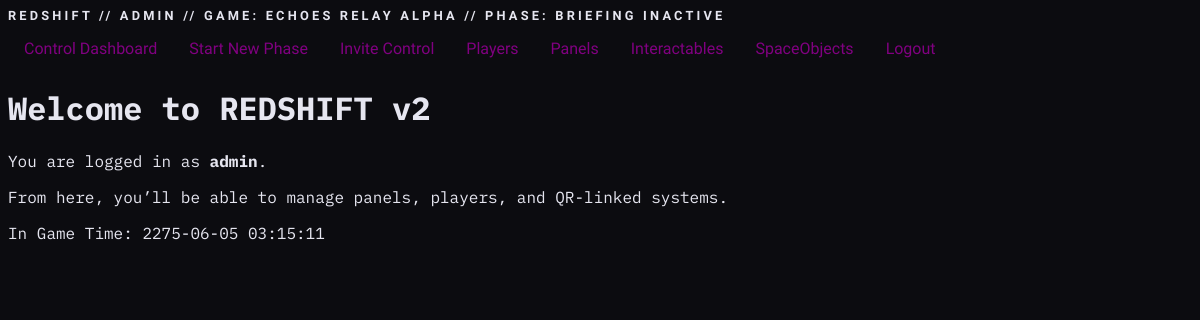
Screenshot of / (signed in) with the database file from the repository.
### app/models.py (models this page shows, shortened)
class Control(db.Model, UserMixin):
    id = db.Column(db.Integer, primary_key=True)
    username = db.Column(db.String(80), unique=True, nullable=False)
    password_hash = db.Column(db.String(128), nullable=False)
    name = db.Column(db.String(100))
    pronouns = db.Column(db.String(50))
    email_address = db.Column(db.String(120))

class GameState(db.Model):
    id = db.Column(db.Integer, primary_key=True)
    name = db.Column(db.String(64), unique=True, default="default")
    phase_name = db.Column(db.String(64), default="briefing")
    phase_start_time = db.Column(db.DateTime, nullable=True)
    phase_duration_minutes = db.Column(db.Integer, default=40)

### app/routes.py (the view)
@main.route('/')
def index():
    return render_template('index.html')

### app/auth.py (called while the page is built)
@login_manager.user_loader
def load_user(user_id):
    return Control.query.get(int(user_id))

### app/context_processors.py (called while the page is built)
def base_context():
    game_state = GameState.query.first()
    now = datetime.now(timezone.utc)
    fictional_time = now.replace(year=now.year + 250)
    return {
        "game_state": game_state,
        "now": now,
        "fictional_time": fictional_time,
        "has_permission": has_permission
    }

### app/templates/index.html
{% extends "base.html" %}
{% block content %}
  <h1>Welcome to REDSHIFT v2</h1>
  {% if current_user.is_authenticated %}
    <p>You are logged in as <strong>{{ current_user.username }}</strong>.</p>
    <p>From here, you’ll be able to manage panels, players, and QR-linked systems.</p>
  {% else %}
    <p>This is a control system for the REDSHIFT megagame. You must <a href="{{ url_for('auth.login') }}">log in</a> to continue.</p>
  {% endif %}
{% endblock %}

### app/templates/base.html (shortened to what this page needs)
<!doctype html>
<html lang="en">
<head>
  <link rel="stylesheet" href="{{ url_for('static', filename='css/control.css') }}">
</head>
<body>
  <nav class="control-nav">
    <div class="nav-header">
      <span class="nav-title">REDSHIFT //
        {% if current_user.is_authenticated %}
          {{ current_user.username }} // Game: {{ game_state.name }} // Phase: {{ game_state.phase_name or "Not Started" }}
          {% if time_remaining %}
            {{ time_remaining.seconds // 60 }}:{{ time_remaining.seconds % 60 }} Remaining
          {% else %}
            INACTIVE
          {% endif %}
        {% endif %}
      </span>
    </div>
    <ul id="nav-menu" class="nav-menu">
      {% if current_user.is_authenticated %}
      <li><a href="{{ url_for('main.control_dashboard') }}">Control Dashboard</a></li>
      <li><a href="{{ url_for('main.start_phase') }}">Start New Phase</a></li>
      <li><a href="{{ url_for('main.invite_control') }}">Invite Control</a></li>
      <li><a href="{{ url_for('main.control_edit_list', object_type='players') }}">Players</a></li>
      <li><a href="{{ url_for('main.control_edit_list', object_type='panels') }}">Panels</a></li>
      <li><a href="{{ url_for('main.control_edit_list', object_type='interactables') }}">Interactables</a></li>
      <li><a href="{{ url_for('main.control_edit_list', object_type='spaceobjects') }}">SpaceObjects</a></li>
      <li><a href="{{ url_for('auth.logout') }}">Logout</a></li>
      {% else %}
      <li><a href="{{ url_for('auth.login') }}">Login</a></li>
      {% endif %}
    </ul>
  </nav>
  <div class="control-box">
    {% block content %}{% endblock %}
    <p>In Game Time: {{ fictional_time.strftime('%Y-%m-%d %H:%M:%S') }}</p>
  </div>
</body>
</html>

### app/static/css/control.css (style rules this page uses)
:root { --bg-color: #0c0c10; --accent-color: purple; --muted-color: #444; --fg-color: #e6e6f0; --warning-color: purple; --alert-color: purple; --font-main: 'IBM Plex Mono', monospace; --font-heading: 'Orbitron', sans-serif; --font-size-base: 16px; }
body { margin: 0; padding: 0; font-family: var(--font-main); background-color: var(--bg-color); color: var(--fg-color); }
header, nav, main, footer { padding: 1rem; }
a { color: var(--accent-color); text-decoration: none; }
.control-nav { background-color: var(--bg-color); color: var(--fg-color); padding: 0rem 0.5rem; font-family: var(--font-heading); }
.nav-header { display: flex; justify-content: space-between; align-items: center; }
.nav-title { font-size: 0.8rem; font-weight: bold; text-transform: uppercase; letter-spacing: 0.2rem; padding-top:0.5rem; }
.nav-menu { list-style: none; display: flex; gap: 1rem; padding: 0 0.5rem; margin: 1rem 0 0 0; flex-wrap: wrap; }
.nav-menu li a { color: var(--accent-color); text-decoration: none; padding: 0.5rem; }
.control-box { padding: 0.5rem; }

### rows the page displays
Control: username "ADMIN", username "admin"
GameState: name "ECHOES RELAY ALPHA", phase_name "BRIEFING"

### other values shown
{{ fictional_time.strftime('%Y-%m-%d %H:%M:%S') }} "2275-06-05 03:15:11"
